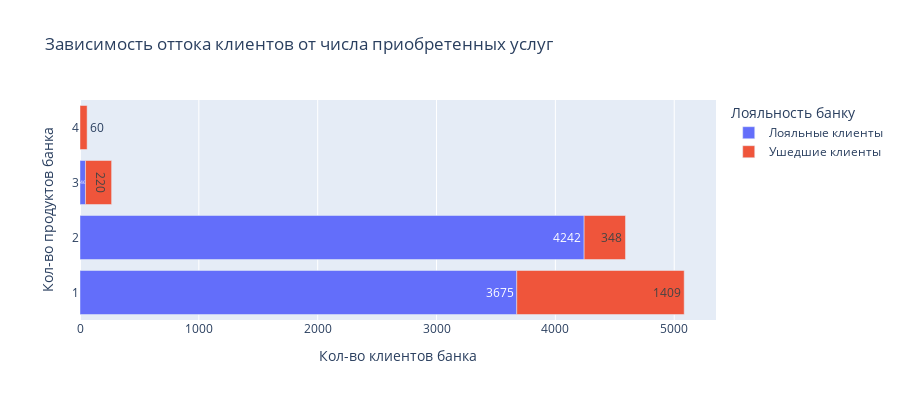

The cell this chart's notebook holds for it:
### Markdown cell above
9.7. Как отток клиентов зависит от числа приобретённых у банка услуг? Для ответа на этот вопрос постройте многоуровневую столбчатую диаграмму.

### Code cell
bar_data_1 = churn_data.groupby(
    by =['Exited', 'NumOfProducts'],
    as_index = False
)['CustomerId'].count()

bar_data_1['Exited'] = bar_data_1['Exited'].map({0:'Лояльные клиенты',1:'Ушедшие клиенты'})

fig7 = px.bar(
    data_frame = bar_data_1,
    x = 'CustomerId',
    y = 'NumOfProducts',
    color = 'Exited',
    text = 'CustomerId',
    height = 400,
    orientation = 'h',
    title = 'Зависимость оттока клиентов от числа приобретенных услуг',
    labels = {'NumOfProducts':'Кол-во продуктов банка', 'CustomerId':'Кол-во клиентов банка', 'Exited':'Лояльность банку'}
)
fig7.show()

### Figure 1 — Plotly figure (JSON) as saved in the notebook; plotly's stock layout.template omitted (floating-point values rounded to 4 significant figures)
{"data": [{"alignmentgroup": "True", "hovertemplate": "Лояльность банку=Лояльные клиенты<br>Кол-во клиентов банка=%{text}<br>Кол-во продуктов банка=%{y}<extra></extra>", "legendgroup": "Лояльные клиенты", "marker": {"color": "#636efa", "pattern": {"shape": ""}}, "name": "Лояльные клиенты", "offsetgroup": "Лояльные клиенты", "orientation": "h", "showlegend": true, "text": [3675, 4242, 46], "textposition": "auto", "type": "bar", "x": [3675, 4242, 46], "xaxis": "x", "y": [1, 2, 3], "yaxis": "y"}, {"alignmentgroup": "True", "hovertemplate": "Лояльность банку=Ушедшие клиенты<br>Кол-во клиентов банка=%{text}<br>Кол-во продуктов банка=%{y}<extra></extra>", "legendgroup": "Ушедшие клиенты", "marker": {"color": "#EF553B", "pattern": {"shape": ""}}, "name": "Ушедшие клиенты", "offsetgroup": "Ушедшие клиенты", "orientation": "h", "showlegend": true, "text": [1409, 348, 220, 60], "textposition": "auto", "type": "bar", "x": [1409, 348, 220, 60], "xaxis": "x", "y": [1, 2, 3, 4], "yaxis": "y"}], "layout": {"barmode": "relative", "height": 400, "legend": {"title": {"text": "Лояльность банку"}, "tracegroupgap": 0}, "title": {"text": "Зависимость оттока клиентов от числа приобретенных услуг"}, "xaxis": {"anchor": "y", "domain": [0, 1], "title": {"text": "Кол-во клиентов банка"}}, "yaxis": {"anchor": "x", "domain": [0, 1], "title": {"text": "Кол-во продуктов банка"}}}}
